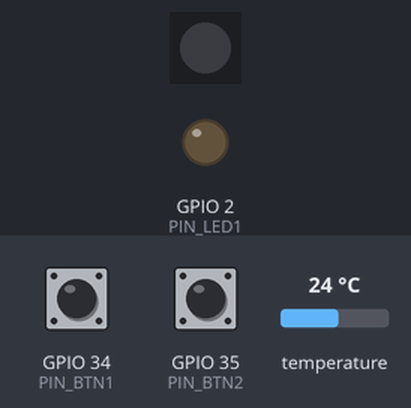
Simulated run of this program. Board: ESP32. On the bench: 1 RGB LEDs in strip order, left to right, output pins drawn as LEDs (lit = HIGH). The test bench sets the inputs (shaded band); at power-on: GPIO 35 (PIN_BTN2) HIGH, GPIO 34 (PIN_BTN1) HIGH, temperature 24 °C. Dim RGB values are drawn brighter than linear; what the program prints to the serial monitor is not drawn.

Above: at 1.2 s.
1.3 s: GPIO 35 (PIN_BTN2) pulled LOW for 0.15 s
At 2.3 s:
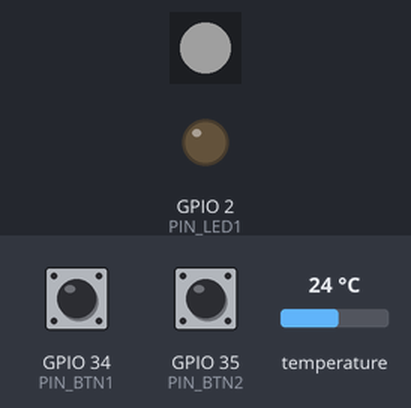
3.0 s: GPIO 35 (PIN_BTN2) pulled LOW for 1 s
At 4.4 s:
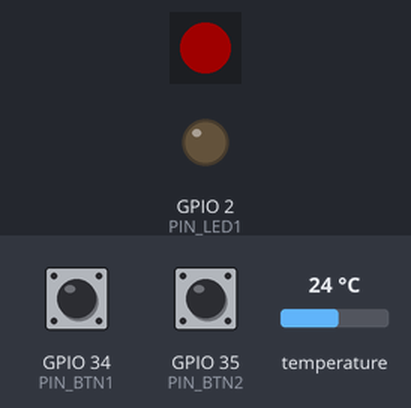
5.5 s: GPIO 35 (PIN_BTN2) pulled LOW for 0.15 s
At 6.5 s:
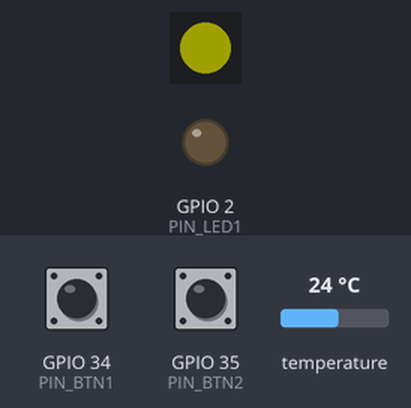
7.1 s: GPIO 35 (PIN_BTN2) pulled LOW for 3.2 s
At 11.3 s:
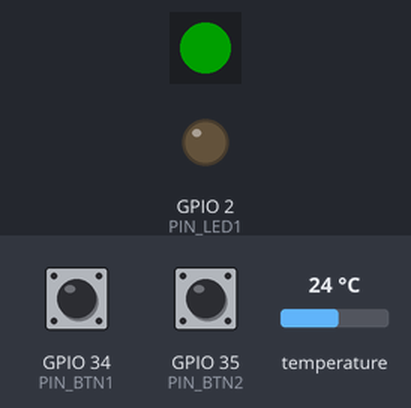
11.8 s: GPIO 35 (PIN_BTN2) pulled LOW for 0.15 s
At 13.1 s:
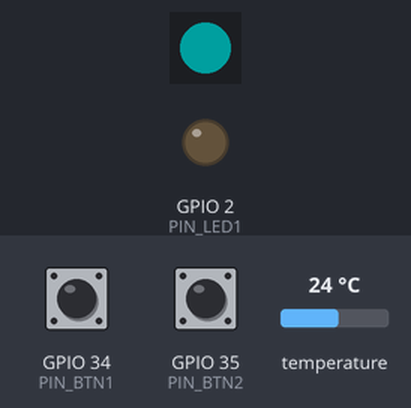
13.4 s: GPIO 34 (PIN_BTN1) pulled LOW for 0.15 s
At 14.3 s:
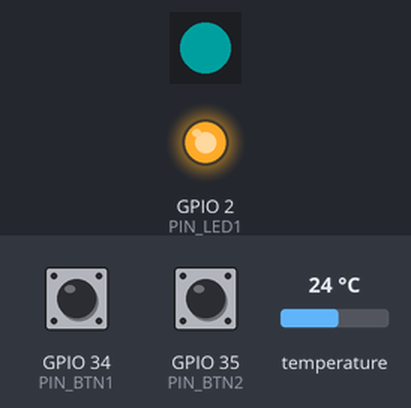
Timing chart, 0 to 16.1 s (numbered marks = the images above; inputs shaded):
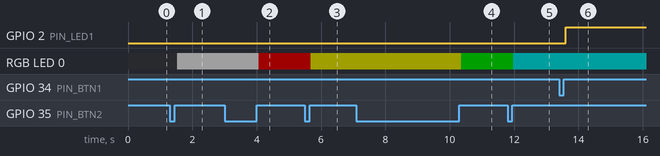

The program:

main.cpp
```cpp
#include <Arduino.h>

#include <array>
#include <vector>

#include <Adafruit_NeoPixel.h>
#include <Adafruit_BMP280.h>

#if defined(ARDUINO_ARCH_ESP32) && !defined(CONFIG_IDF_TARGET_ESP32C3)
const uint8_t PIN_LED1 = 2;
const uint8_t PIN_RGB = 13;

const uint8_t PIN_BTN1 = 34;
const uint8_t PIN_BTN2 = 35;

const uint8_t PIN_SDA = 21;
const uint8_t PIN_SCL = 21;

#elif defined(CONFIG_IDF_TARGET_ESP32C3)
const uint8_t PIN_LED1 = 2;
const uint8_t PIN_RGB = 8;

const uint8_t PIN_BTN1 = 6;
const uint8_t PIN_BTN2 = 7;

const uint8_t PIN_SDA = 4;
const uint8_t PIN_SCL = 5;

#elif defined(ARDUINO_ARCH_RP2040) || defined(ARDUINO_ARCH_MBED_RP2040)
const uint8_t PIN_LED1 = 18;
const uint8_t PIN_RGB = 19;

const uint8_t PIN_BTN1 = 20;
const uint8_t PIN_BTN2 = 21;

const uint8_t PIN_SDA = 4;
const uint8_t PIN_SCL = 5;

#elif defined(ARDUINO_ARCH_STM32)
const uint8_t PIN_LED1 = PB13;
const uint8_t PIN_RGB = PB12;

const uint8_t PIN_BTN1 = PB14;
const uint8_t PIN_BTN2 = PB15;

const uint8_t PIN_SDA = PB7;
const uint8_t PIN_SCL = PB6;
#endif

typedef std::array<uint8_t, 3> Colour;
const std::vector<Colour> colours = {
  {0, 0, 0},
  {255, 255, 255},
  {255, 0, 0},
  {255, 255, 0},
  {0, 255, 0},
  {0, 255, 255},
  {0, 0, 255},
  {255, 0, 255},
};

Adafruit_NeoPixel onboard_neopixel(1, PIN_RGB, NEO_GRB + NEO_KHZ800);
Adafruit_BMP280 i2c_bmp280;

const bool BTN_DOWN = LOW;
const bool BTN_UP = HIGH;

int step;
int led_step;
int rgb_step;
bool btn1_last;
bool btn2_last;

void setup() {
  Serial.begin(115200);

  pinMode(PIN_LED1, OUTPUT);
  pinMode(PIN_RGB, OUTPUT);

  pinMode(PIN_BTN1, INPUT_PULLUP);
  pinMode(PIN_BTN2, INPUT_PULLUP);

  onboard_neopixel.begin();

  i2c_bmp280.begin(0x76);

  step = 0;
  led_step = 0;
  rgb_step = 0;
  btn1_last = BTN_UP;
  btn2_last = BTN_UP;
}

void loop() {
  const bool btn1 = digitalRead(PIN_BTN1);
  if (btn1_last == BTN_DOWN && btn1 == BTN_UP) led_step = (led_step + 1) % 2;
  btn1_last = btn1;

  const bool btn2 = digitalRead(PIN_BTN2);
  if (btn2_last == BTN_DOWN && btn2 == BTN_UP) rgb_step = (rgb_step + 1) % colours.size();
  btn2_last = btn2;

  digitalWrite(PIN_LED1, led_step % 2);

  onboard_neopixel.clear();
  const Colour &colour = colours[rgb_step % colours.size()];
  onboard_neopixel.setPixelColor(0, onboard_neopixel.Color(colour[0], colour[1], colour[2]));
  onboard_neopixel.setBrightness(31);
  onboard_neopixel.show();

  Serial.println(String("BTN1: ") + String(digitalRead(PIN_BTN1) ? "HIGH" : "LOW"));
  Serial.println(String("BTN2: ") + String(digitalRead(PIN_BTN2) ? "HIGH" : "LOW"));

  Serial.println(String("I2C Temp: ") + String(i2c_bmp280.readTemperature()));

  delay(100);

  step++;
}
```

Measured:
- after the input at 1.3 s, RGB LED 0: off → RGB(31, 31, 31) after 0.22 s
- after the input at 3.0 s, RGB LED 0: RGB(31, 31, 31) → RGB(31, 0, 0) after 1.1 s
- after the input at 5.5 s, RGB LED 0: RGB(31, 0, 0) → RGB(31, 31, 0) after 0.18 s
- after the input at 7.1 s, RGB LED 0: RGB(31, 31, 0) → RGB(0, 31, 0) after 3.3 s
- after the input at 11.8 s, RGB LED 0: RGB(0, 31, 0) → RGB(0, 31, 31) after 0.18 s
- after the input at 13.4 s, GPIO 2 (PIN_LED1): LOW → HIGH after 0.20 s
